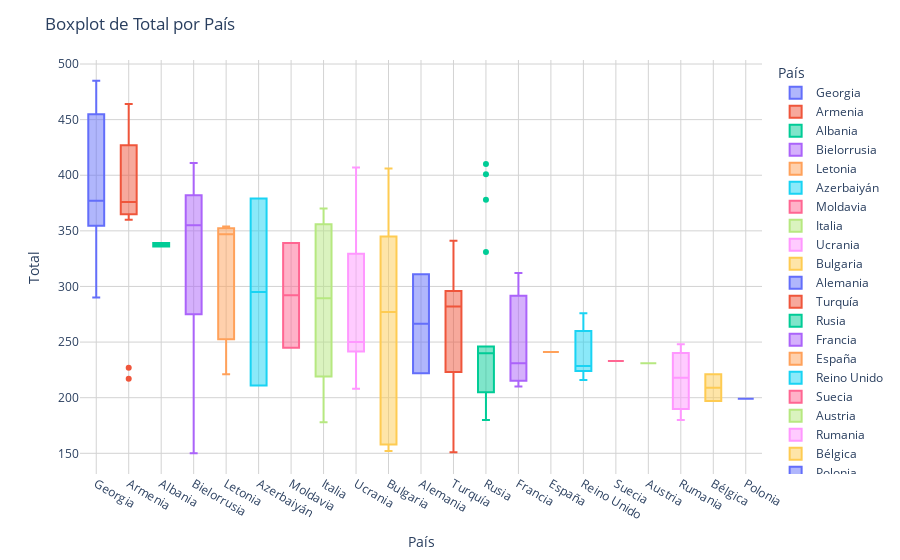

Write notebook code for a chart like this one.
### Code cell
graficar_boxplot_bivariable_px (df = df_columnas_24, variable_analisis = 'Total', variable_categorica = 'País')

### Figure 1 — Plotly figure (JSON) as saved in the notebook; plotly's stock layout.template omitted (floating-point values rounded to 4 significant figures)
{"data": [{"alignmentgroup": "True", "hovertemplate": "País=%{x}<br>Total=%{y}<extra></extra>", "legendgroup": "Georgia", "marker": {"color": "#636efa"}, "name": "Georgia", "notched": false, "offsetgroup": "Georgia", "orientation": "v", "showlegend": true, "type": "box", "x": ["Georgia", "Georgia", "Georgia", "Georgia", "Georgia", "Georgia", "Georgia", "Georgia", "Georgia"], "x0": " ", "xaxis": "x", "y": [478, 393, 485, 370, 447, 290, 374, 308, 377], "y0": " ", "yaxis": "y"}, {"alignmentgroup": "True", "hovertemplate": "País=%{x}<br>Total=%{y}<extra></extra>", "legendgroup": "Armenia", "marker": {"color": "#EF553B"}, "name": "Armenia", "notched": false, "offsetgroup": "Armenia", "orientation": "v", "showlegend": true, "type": "box", "x": ["Armenia", "Armenia", "Armenia", "Armenia", "Armenia", "Armenia", "Armenia", "Armenia", "Armenia", "Armenia", "Armenia", "Armenia", "Armenia", "Armenia"], "x0": " ", "xaxis": "x", "y": [371, 427, 375, 390, 377, 380, 464, 360, 440, 217, 365, 372, 445, 227], "y0": " ", "yaxis": "y"}, {"alignmentgroup": "True", "hovertemplate": "País=%{x}<br>Total=%{y}<extra></extra>", "legendgroup": "Albania", "marker": {"color": "#00cc96"}, "name": "Albania", "notched": false, "offsetgroup": "Albania", "orientation": "v", "showlegend": true, "type": "box", "x": ["Albania", "Albania"], "x0": " ", "xaxis": "x", "y": [339, 336], "y0": " ", "yaxis": "y"}, {"alignmentgroup": "True", "hovertemplate": "País=%{x}<br>Total=%{y}<extra></extra>", "legendgroup": "Bielorrusia", "marker": {"color": "#ab63fa"}, "name": "Bielorrusia", "notched": false, "offsetgroup": "Bielorrusia", "orientation": "v", "showlegend": true, "type": "box", "x": ["Bielorrusia", "Bielorrusia", "Bielorrusia", "Bielorrusia", "Bielorrusia", "Bielorrusia", "Bielorrusia", "Bielorrusia", "Bielorrusia"], "x0": " ", "xaxis": "x", "y": [286, 400, 242, 355, 411, 374, 335, 376, 150], "y0": " ", "yaxis": "y"}, {"alignmentgroup": "True", "hovertemplate": "País=%{x}<br>Total=%{y}<extra></extra>", "legendgroup": "Letonia", "marker": {"color": "#FFA15A"}, "name": "Letonia", "notched": false, "offsetgroup": "Letonia", "orientation": "v", "showlegend": true, "type": "box", "x": ["Letonia", "Letonia", "Letonia"], "x0": " ", "xaxis": "x", "y": [221, 354, 347], "y0": " ", "yaxis": "y"}, {"alignmentgroup": "True", "hovertemplate": "País=%{x}<br>Total=%{y}<extra></extra>", "legendgroup": "Azerbaiyán", "marker": {"color": "#19d3f3"}, "name": "Azerbaiyán", "notched": false, "offsetgroup": "Azerbaiyán", "orientation": "v", "showlegend": true, "type": "box", "x": ["Azerbaiyán", "Azerbaiyán"], "x0": " ", "xaxis": "x", "y": [211, 379], "y0": " ", "yaxis": "y"}, {"alignmentgroup": "True", "hovertemplate": "País=%{x}<br>Total=%{y}<extra></extra>", "legendgroup": "Moldavia", "marker": {"color": "#FF6692"}, "name": "Moldavia", "notched": false, "offsetgroup": "Moldavia", "orientation": "v", "showlegend": true, "type": "box", "x": ["Moldavia", "Moldavia"], "x0": " ", "xaxis": "x", "y": [339, 245], "y0": " ", "yaxis": "y"}, {"alignmentgroup": "True", "hovertemplate": "País=%{x}<br>Total=%{y}<extra></extra>", "legendgroup": "Italia", "marker": {"color": "#B6E880"}, "name": "Italia", "notched": false, "offsetgroup": "Italia", "orientation": "v", "showlegend": true, "type": "box", "x": ["Italia", "Italia", "Italia", "Italia", "Italia", "Italia"], "x0": " ", "xaxis": "x", "y": [261, 356, 370, 318, 219, 178], "y0": " ", "yaxis": "y"}, {"alignmentgroup": "True", "hovertemplate": "País=%{x}<br>Total=%{y}<extra></extra>", "legendgroup": "Ucrania", "marker": {"color": "#FF97FF"}, "name": "Ucrania", "notched": false, "offsetgroup": "Ucrania", "orientation": "v", "showlegend": true, "type": "box", "x": ["Ucrania", "Ucrania", "Ucrania", "Ucrania", "Ucrania", "Ucrania", "Ucrania", "Ucrania"], "x0": " ", "xaxis": "x", "y": [391, 407, 208, 248, 236, 268, 252, 247], "y0": " ", "yaxis": "y"}, {"alignmentgroup": "True", "hovertemplate": "País=%{x}<br>Total=%{y}<extra></extra>", "legendgroup": "Bulgaria", "marker": {"color": "#FECB52"}, "name": "Bulgaria", "notched": false, "offsetgroup": "Bulgaria", "orientation": "v", "showlegend": true, "type": "box", "x": ["Bulgaria", "Bulgaria", "Bulgaria", "Bulgaria", "Bulgaria", "Bulgaria", "Bulgaria", "Bulgaria", "Bulgaria", "Bulgaria"], "x0": " ", "xaxis": "x", "y": [345, 258, 296, 155, 256, 158, 369, 406, 152, 315], "y0": " ", "yaxis": "y"}, {"alignmentgroup": "True", "hovertemplate": "País=%{x}<br>Total=%{y}<extra></extra>", "legendgroup": "Alemania", "marker": {"color": "#636efa"}, "name": "Alemania", "notched": false, "offsetgroup": "Alemania", "orientation": "v", "showlegend": true, "type": "box", "x": ["Alemania", "Alemania"], "x0": " ", "xaxis": "x", "y": [222, 311], "y0": " ", "yaxis": "y"}, {"alignmentgroup": "True", "hovertemplate": "País=%{x}<br>Total=%{y}<extra></extra>", "legendgroup": "Turquía", "marker": {"color": "#EF553B"}, "name": "Turquía", "notched": false, "offsetgroup": "Turquía", "orientation": "v", "showlegend": true, "type": "box", "x": ["Turquía", "Turquía", "Turquía", "Turquía", "Turquía", "Turquía", "Turquía", "Turquía", "Turquía"], "x0": " ", "xaxis": "x", "y": [163, 323, 341, 283, 247, 282, 287, 151, 243], "y0": " ", "yaxis": "y"}, {"alignmentgroup": "True", "hovertemplate": "País=%{x}<br>Total=%{y}<extra></extra>", "legendgroup": "Rusia", "marker": {"color": "#00cc96"}, "name": "Rusia", "notched": false, "offsetgroup": "Rusia", "orientation": "v", "showlegend": true, "type": "box", "x": ["Rusia", "Rusia", "Rusia", "Rusia", "Rusia", "Rusia", "Rusia", "Rusia", "Rusia", "Rusia", "Rusia", "Rusia", "Rusia", "Rusia", "Rusia", "Rusia", "Rusia", "Rusia", "Rusia", "Rusia"], "x0": " ", "xaxis": "x", "y": [240, 242, 331, 246, 378, 180, 198, 214, 240, 181, 200, 210, 246, 410, 190, 213, 401, 222, 243, 240], "y0": " ", "yaxis": "y"}, {"alignmentgroup": "True", "hovertemplate": "País=%{x}<br>Total=%{y}<extra></extra>", "legendgroup": "Francia", "marker": {"color": "#ab63fa"}, "name": "Francia", "notched": false, "offsetgroup": "Francia", "orientation": "v", "showlegend": true, "type": "box", "x": ["Francia", "Francia", "Francia"], "x0": " ", "xaxis": "x", "y": [312, 231, 210], "y0": " ", "yaxis": "y"}, {"alignmentgroup": "True", "hovertemplate": "País=%{x}<br>Total=%{y}<extra></extra>", "legendgroup": "España", "marker": {"color": "#FFA15A"}, "name": "España", "notched": false, "offsetgroup": "España", "orientation": "v", "showlegend": true, "type": "box", "x": ["España"], "x0": " ", "xaxis": "x", "y": [241], "y0": " ", "yaxis": "y"}, {"alignmentgroup": "True", "hovertemplate": "País=%{x}<br>Total=%{y}<extra></extra>", "legendgroup": "Reino Unido", "marker": {"color": "#19d3f3"}, "name": "Reino Unido", "notched": false, "offsetgroup": "Reino Unido", "orientation": "v", "showlegend": true, "type": "box", "x": ["Reino Unido", "Reino Unido", "Reino Unido", "Reino Unido", "Reino Unido", "Reino Unido"], "x0": " ", "xaxis": "x", "y": [227, 276, 216, 230, 224, 260], "y0": " ", "yaxis": "y"}, {"alignmentgroup": "True", "hovertemplate": "País=%{x}<br>Total=%{y}<extra></extra>", "legendgroup": "Suecia", "marker": {"color": "#FF6692"}, "name": "Suecia", "notched": false, "offsetgroup": "Suecia", "orientation": "v", "showlegend": true, "type": "box", "x": ["Suecia"], "x0": " ", "xaxis": "x", "y": [233], "y0": " ", "yaxis": "y"}, {"alignmentgroup": "True", "hovertemplate": "País=%{x}<br>Total=%{y}<extra></extra>", "legendgroup": "Austria", "marker": {"color": "#B6E880"}, "name": "Austria", "notched": false, "offsetgroup": "Austria", "orientation": "v", "showlegend": true, "type": "box", "x": ["Austria"], "x0": " ", "xaxis": "x", "y": [231], "y0": " ", "yaxis": "y"}, {"alignmentgroup": "True", "hovertemplate": "País=%{x}<br>Total=%{y}<extra></extra>", "legendgroup": "Rumania", "marker": {"color": "#FF97FF"}, "name": "Rumania", "notched": false, "offsetgroup": "Rumania", "orientation": "v", "showlegend": true, "type": "box", "x": ["Rumania", "Rumania", "Rumania", "Rumania", "Rumania", "Rumania", "Rumania", "Rumania", "Rumania"], "x0": " ", "xaxis": "x", "y": [190, 239, 189, 244, 229, 248, 215, 180, 218], "y0": " ", "yaxis": "y"}, {"alignmentgroup": "True", "hovertemplate": "País=%{x}<br>Total=%{y}<extra></extra>", "legendgroup": "Bélgica", "marker": {"color": "#FECB52"}, "name": "Bélgica", "notched": false, "offsetgroup": "Bélgica", "orientation": "v", "showlegend": true, "type": "box", "x": ["Bélgica", "Bélgica"], "x0": " ", "xaxis": "x", "y": [221, 197], "y0": " ", "yaxis": "y"}, {"alignmentgroup": "True", "hovertemplate": "País=%{x}<br>Total=%{y}<extra></extra>", "legendgroup": "Polonia", "marker": {"color": "#636efa"}, "name": "Polonia", "notched": false, "offsetgroup": "Polonia", "orientation": "v", "showlegend": true, "type": "box", "x": ["Polonia"], "x0": " ", "xaxis": "x", "y": [199], "y0": " ", "yaxis": "y"}], "layout": {"boxmode": "overlay", "legend": {"title": {"text": "País"}, "tracegroupgap": 0}, "margin": {"t": 60}, "plot_bgcolor": "rgba(255, 255, 255, 1)", "title": {"text": "Boxplot de Total por País"}, "xaxis": {"anchor": "y", "categoryarray": ["Georgia", "Armenia", "Albania", "Bielorrusia", "Letonia", "Azerbaiyán", "Moldavia", "Italia", "Ucrania", "Bulgaria", "Alemania", "Turquía", "Rusia", "Francia", "España", "Reino Unido", "Suecia", "Austria", "Rumania", "Bélgica", "Polonia"], "categoryorder": "array", "domain": [0, 1], "gridcolor": "lightgrey", "showgrid": true, "title": {"text": "País"}}, "yaxis": {"anchor": "x", "domain": [0, 1], "gridcolor": "lightgrey", "showgrid": true, "title": {"text": "Total"}}}}
